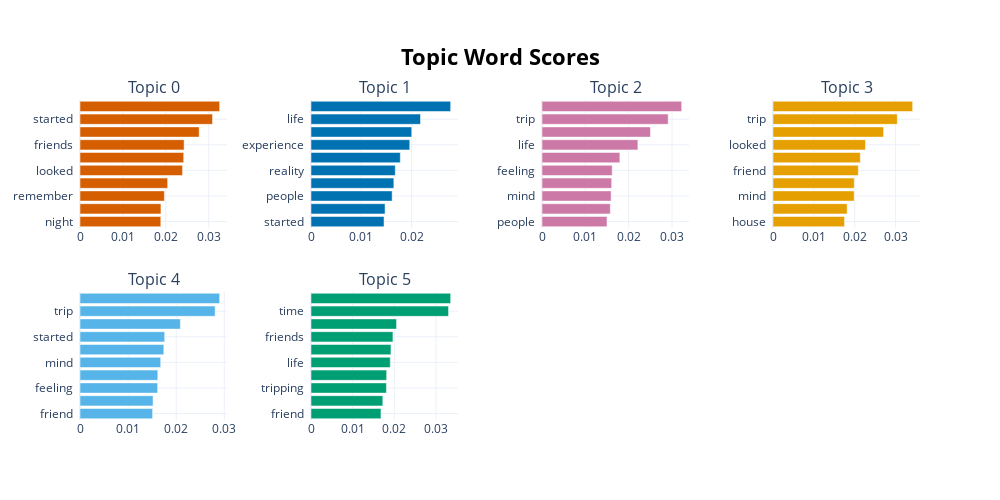

The notebook cell this image was saved under:
### Code cell
topic_model.visualize_barchart(n_words=10, width=300, height=300)

### Figure 1 — Plotly figure (JSON) as saved in the notebook; plotly's stock layout.template omitted (floating-point values rounded to 4 significant figures)
{"data": [{"marker": {"color": "#D55E00"}, "orientation": "h", "type": "bar", "x": [0.01883, 0.01886, 0.01966, 0.02042, 0.02389, 0.02416, 0.02426, 0.02777, 0.03088, 0.03254], "xaxis": "x", "y": ["night  ", "people  ", "remember  ", "house  ", "looked  ", "friend  ", "friends  ", "trip  ", "started  ", "time  "], "yaxis": "y"}, {"marker": {"color": "#0072B2"}, "orientation": "h", "type": "bar", "x": [0.01452, 0.01472, 0.01613, 0.01647, 0.01675, 0.01775, 0.01963, 0.02002, 0.02176, 0.02776], "xaxis": "x2", "y": ["started  ", "friend  ", "people  ", "mind  ", "reality  ", "feel  ", "experience  ", "trip  ", "life  ", "time  "], "yaxis": "y2"}, {"marker": {"color": "#CC79A7"}, "orientation": "h", "type": "bar", "x": [0.015, 0.01576, 0.01595, 0.01607, 0.01619, 0.01796, 0.02213, 0.02502, 0.02911, 0.03222], "xaxis": "x3", "y": ["people  ", "drug  ", "mind  ", "day  ", "feeling  ", "feel  ", "life  ", "experience  ", "trip  ", "time  "], "yaxis": "y3"}, {"marker": {"color": "#E69F00"}, "orientation": "h", "type": "bar", "x": [0.0175, 0.01814, 0.01987, 0.01988, 0.02087, 0.02136, 0.02262, 0.02705, 0.03041, 0.03417], "xaxis": "x4", "y": ["house  ", "feeling  ", "mind  ", "experience  ", "friend  ", "friends  ", "looked  ", "started  ", "trip  ", "time  "], "yaxis": "y4"}, {"marker": {"color": "#56B4E9"}, "orientation": "h", "type": "bar", "x": [0.01509, 0.01519, 0.01614, 0.01617, 0.01677, 0.01742, 0.0176, 0.02087, 0.02809, 0.02903], "xaxis": "x5", "y": ["friend  ", "friends  ", "feeling  ", "looked  ", "mind  ", "decided  ", "started  ", "feel  ", "trip  ", "time  "], "yaxis": "y5"}, {"marker": {"color": "#009E73"}, "orientation": "h", "type": "bar", "x": [0.01679, 0.01724, 0.0181, 0.01815, 0.01903, 0.01919, 0.01967, 0.02053, 0.03301, 0.03352], "xaxis": "x6", "y": ["friend  ", "feeling  ", "tripping  ", "mind  ", "life  ", "night  ", "friends  ", "experience  ", "time  ", "trip  "], "yaxis": "y6"}], "layout": {"annotations": [{"font": {"size": 16}, "showarrow": false, "text": "Topic 0", "x": 0.0875, "xanchor": "center", "xref": "paper", "y": 1, "yanchor": "bottom", "yref": "paper"}, {"font": {"size": 16}, "showarrow": false, "text": "Topic 1", "x": 0.3625, "xanchor": "center", "xref": "paper", "y": 1, "yanchor": "bottom", "yref": "paper"}, {"font": {"size": 16}, "showarrow": false, "text": "Topic 2", "x": 0.6375, "xanchor": "center", "xref": "paper", "y": 1, "yanchor": "bottom", "yref": "paper"}, {"font": {"size": 16}, "showarrow": false, "text": "Topic 3", "x": 0.9125, "xanchor": "center", "xref": "paper", "y": 1, "yanchor": "bottom", "yref": "paper"}, {"font": {"size": 16}, "showarrow": false, "text": "Topic 4", "x": 0.0875, "xanchor": "center", "xref": "paper", "y": 0.4, "yanchor": "bottom", "yref": "paper"}, {"font": {"size": 16}, "showarrow": false, "text": "Topic 5", "x": 0.3625, "xanchor": "center", "xref": "paper", "y": 0.4, "yanchor": "bottom", "yref": "paper"}], "height": 500, "hoverlabel": {"bgcolor": "white", "font": {"family": "Rockwell", "size": 16}}, "showlegend": false, "title": {"font": {"color": "Black", "size": 22}, "text": "<b>Topic Word Scores", "x": 0.5, "xanchor": "center", "yanchor": "top"}, "width": 1000, "xaxis": {"anchor": "y", "domain": [0, 0.175], "showgrid": true}, "xaxis2": {"anchor": "y2", "domain": [0.275, 0.45], "showgrid": true}, "xaxis3": {"anchor": "y3", "domain": [0.55, 0.725], "showgrid": true}, "xaxis4": {"anchor": "y4", "domain": [0.825, 1], "showgrid": true}, "xaxis5": {"anchor": "y5", "domain": [0, 0.175], "showgrid": true}, "xaxis6": {"anchor": "y6", "domain": [0.275, 0.45], "showgrid": true}, "xaxis7": {"anchor": "y7", "domain": [0.55, 0.725], "showgrid": true}, "xaxis8": {"anchor": "y8", "domain": [0.825, 1], "showgrid": true}, "yaxis": {"anchor": "x", "domain": [0.6, 1], "showgrid": true}, "yaxis2": {"anchor": "x2", "domain": [0.6, 1], "showgrid": true}, "yaxis3": {"anchor": "x3", "domain": [0.6, 1], "showgrid": true}, "yaxis4": {"anchor": "x4", "domain": [0.6, 1], "showgrid": true}, "yaxis5": {"anchor": "x5", "domain": [0, 0.4], "showgrid": true}, "yaxis6": {"anchor": "x6", "domain": [0, 0.4], "showgrid": true}, "yaxis7": {"anchor": "x7", "domain": [0, 0.4], "showgrid": true}, "yaxis8": {"anchor": "x8", "domain": [0, 0.4], "showgrid": true}}}
